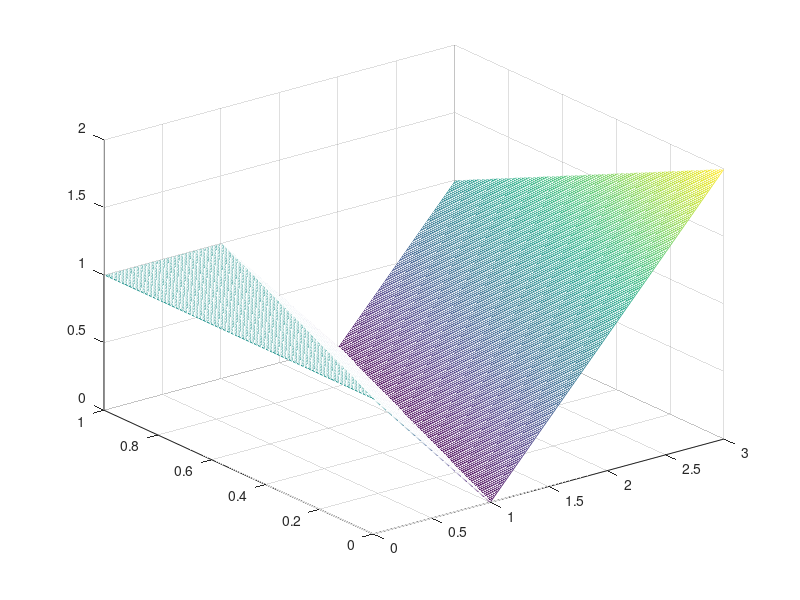

Write MATLAB code to recreate this figure.
% by cr0wchen
% for solving problem about textbook p175 4(1)
clc; clear; close all;

J = 600; N = 200;
h = 3 / J; tau = 1 / N;
a = 1;
r = a * tau / h;
x = [1:J - 1] * h; t = [0:N - 1] * tau;

U = zeros(J - 1, N);
U(:, 1) = abs(x - 1);

e = ones(J - 1, 1);
A = spdiags([r * e, (1 - r) * e], [-1, 0], J - 1, J - 1);

bouVal = zeros(J - 1, 1);
bouVal(1) = r;
for n = 1:N - 1
    U(:, n + 1) = A * U(:, n) + bouVal;
end

[T, X] = meshgrid(t, x);

figure
mesh(X, T, U);
